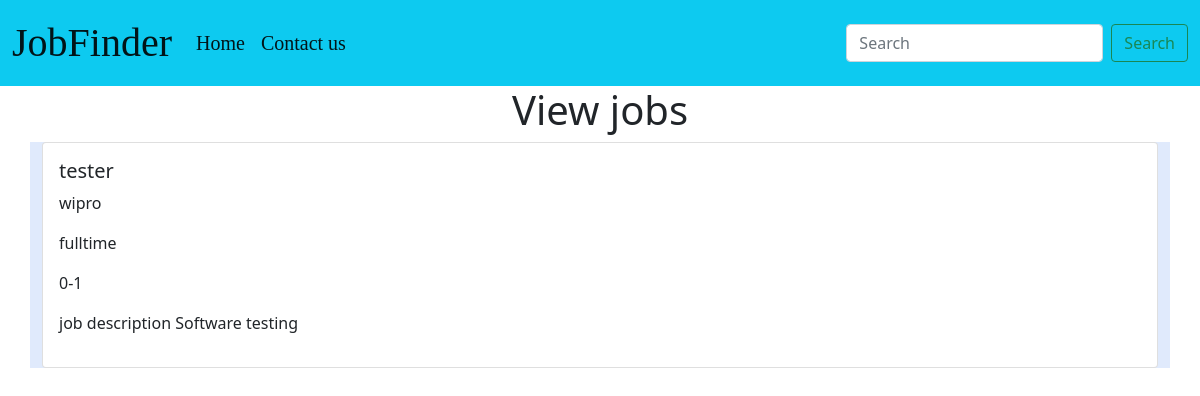
/jobshow1/6, run on the app's committed database.
### jobapp/models.py (models this page shows)
class postjob(models.Model):
    catchoice=[('remote','remote'),
               ('hybrid','hybrid')]
    jobtype=[('fulltime','fulltime'),
             ('parttime','parttime')]
    exp=[('0-1','0-1'),('2-3','2-3'),('4-5','4-5'),('6-7','6-7'),('8-9','8-9'),('10-11','10-11')]
    jname=models.CharField(max_length=50)
    cname=models.CharField(max_length=50)
    extype=models.CharField(max_length=100,choices=exp)
    wptype=models.CharField(max_length=100,choices=catchoice)
    wtype=models.CharField(max_length=100,choices=jobtype)
    jobname=models.CharField(max_length=250)

### jobapp/views.py (the view)
# urls.py: path('jobshow1/<int:id>',views.jobshow1),
def jobshow1(request,id):
    postjob2=postjob.objects.get(id=id)
    return render(request, 'jobshow1.html', {'postjob2':postjob2})

### jobapp/templates/jobshow1.html (shortened to what this page needs)
<!DOCTYPE html>
<html lang="en">
<head>
    <link href="https://cdn.jsdelivr.net/npm/bootstrap@5.0.2/dist/css/bootstrap.min.css" rel="stylesheet">
</head>
<body>
<nav class="navbar navbar-expand-lg navbar-light bg-info">
  <div class="container-fluid">
    <a class="navbar-brand" href="#" style="font-size:40px;font-family:Times New Roman;">JobFinder</a>
    <div class="collapse navbar-collapse" id="navbarSupportedContent">
      <ul class="navbar-nav me-auto mb-2 mb-lg-0">
        <li class="nav-item">
          <a class="nav-link active" aria-current="page" href="http://127.0.0.1:8000/"style="font-size:20px;font-family:Times New Roman;">Home</a>
        </li>
        <li class="nav-item">
          <a class="nav-link active" href="#" style="font-size:20px;font-family:Times New Roman;">Contact us</a>
      </ul>
      <form class="d-flex">
        <input class="form-control me-2" type="search" placeholder="Search" aria-label="Search">
        <button class="btn btn-outline-success" type="submit">Search</button>
      </form>
    </div>
  </div>
</nav>
<center>
<h1>View jobs</h1>
    </center>
<form method="post">{% csrf_token %}
<div class="container">
<div class="card">
  <div class="card-body">
    <h5 class="card-title">{{postjob2.jname}}</h5>
      <p>{{postjob2.cname}}</p>
      <p>{{postjob2.wtype}}</p>
      <p>{{postjob2.extype}}</p>
      <p>job description {{postjob2.jobname}}</p>
  </div>
</div>
</div>
</form>
</body>
</html>

### jobapp/templates/jobshow1.html (style rules this page uses)
body { background-color:#E0EAFC; font-family: 'Poppins', sans-serif; }
.container { width:100%; height:100%; background:#E0EAFC; }

### data on the page
postjob: jname "tester", cname "wipro", wtype "fulltime", extype "0-1", jobname "Software testing"
